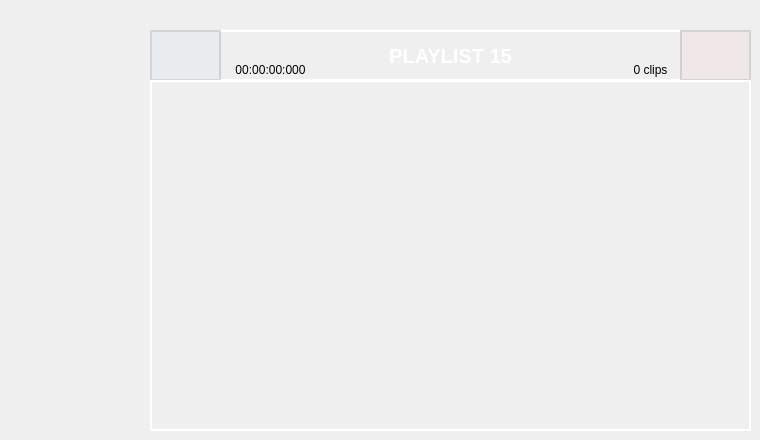
                  <widget class="QWidget" name="page_pl15">
                   <widget class="QPushButton" name="pl15_add">
                    <property name="geometry">
                     <rect>
                      <x>150</x>
                      <y>30</y>
                      <width>71</width>
                      <height>51</height>
                     </rect>
                    </property>
                    <property name="styleSheet">
                     <string notr="true">QPushButton {
    font-family: &quot;Arial&quot;;    /* Cambia la fuente */
    font-size: 20px;         /* Tamaño del texto */
    font-weight: bold;       /* Negrita */    
    color: white;				 /* Color del texto */
	padding: 10px;  
	background-color: rgba(75,175,250,10);         
	border: 2px solid rgba(200,200,200,200);   /* Borde blanco con transparencia */
}

QPushButton:hover {
	background-color: rgba(0,150,250,50);
}

QPushButton:pressed {
    background-color: rgba(0,150,250,50);
}</string>
                    </property>
                    <property name="text">
                     <string/>
                    </property>
                    <property name="icon">
                     <iconset resource="files.qrc">
                      <normaloff>:/20x20/icons/20x20/cil-plus.png</normaloff>:/20x20/icons/20x20/cil-plus.png</iconset>
                    </property>
                   </widget>
                   <widget class="QPushButton" name="pl15_delete">
                    <property name="geometry">
                     <rect>
                      <x>680</x>
                      <y>30</y>
                      <width>71</width>
                      <height>51</height>
                     </rect>
                    </property>
                    <property name="styleSheet">
                     <string notr="true">QPushButton {
    font-family: &quot;Arial&quot;;    /* Cambia la fuente */
    font-size: 16px;         /* Tamaño del texto */
    font-weight: bold;       /* Negrita */    
    color: white;				 /* Color del texto */
	padding: 10px;   
	background-color: rgba(250,50,50,10);        
	border: 2px solid rgba(200,200,200,200);  /* Borde blanco con transparencia */
}

QPushButton:hover {
	background-color: rgba(250,50,50,50);
}

QPushButton:pressed {
    background-color: rgba(0,150,250,50);
}</string>
                    </property>
                    <property name="text">
                     <string/>
                    </property>
                    <property name="icon">
                     <iconset resource="files.qrc">
                      <normaloff>:/20x20/icons/20x20/cil-x.png</normaloff>:/20x20/icons/20x20/cil-x.png</iconset>
                    </property>
                   </widget>
                   <widget class="QLabel" name="label_nclips_15">
                    <property name="geometry">
                     <rect>
                      <x>620</x>
                      <y>60</y>
                      <width>61</width>
                      <height>20</height>
                     </rect>
                    </property>
                    <property name="font">
                     <font>
                      <pointsize>9</pointsize>
                     </font>
                    </property>
                    <property name="text">
                     <string>0 clips</string>
                    </property>
                    <property name="alignment">
                     <set>Qt::AlignCenter</set>
                    </property>
                   </widget>
                   <widget class="QListWidget" name="list_pl15">
                    <property name="geometry">
                     <rect>
                      <x>150</x>
                      <y>80</y>
                      <width>601</width>
                      <height>351</height>
                     </rect>
                    </property>
                    <property name="styleSheet">
                     <string notr="true">QListWidget {
    font-weight: bold;
    background-color: transparent;       /* Negrita */    
    color: white;				 /* Color del texto */
	padding: 10px;           
	border: 2px solid rgba(255,255,255,255);  /* Borde blanco con transparencia */
}</string>
                    </property>
                   </widget>
                   <widget class="QLabel" name="label_dur_15">
                    <property name="geometry">
                     <rect>
                      <x>220</x>
                      <y>60</y>
                      <width>101</width>
                      <height>20</height>
                     </rect>
                    </property>
                    <property name="font">
                     <font>
                      <pointsize>9</pointsize>
                     </font>
                    </property>
                    <property name="text">
                     <string>00:00:00:000</string>
                    </property>
                    <property name="alignment">
                     <set>Qt::AlignCenter</set>
                    </property>
                   </widget>
                   <widget class="QLabel" name="label_pl15">
                    <property name="geometry">
                     <rect>
                      <x>150</x>
                      <y>30</y>
                      <width>601</width>
                      <height>51</height>
                     </rect>
                    </property>
                    <property name="font">
                     <font>
                      <pointsize>-1</pointsize>
                      <weight>75</weight>
                      <bold>true</bold>
                     </font>
                    </property>
                    <property name="styleSheet">
                     <string notr="true">QLabel {
	font &quot;arial&quot;
    font-weight: bold;
	font-size: 20px;
	background-color: transparent;       /* Negrita */    
    color: white;				 /* Color del texto */
	padding: 10px;           
	border: 2px solid rgba(255,255,255,255);  /* Borde blanco con transparencia */
}</string>
                    </property>
                    <property name="text">
                     <string>PLAYLIST 15</string>
                    </property>
                    <property name="alignment">
                     <set>Qt::AlignCenter</set>
                    </property>
                   </widget>
                   <zorder>label_pl15</zorder>
                   <zorder>pl15_add</zorder>
                   <zorder>pl15_delete</zorder>
                   <zorder>label_nclips_15</zorder>
                   <zorder>list_pl15</zorder>
                   <zorder>label_dur_15</zorder>
                  </widget>
